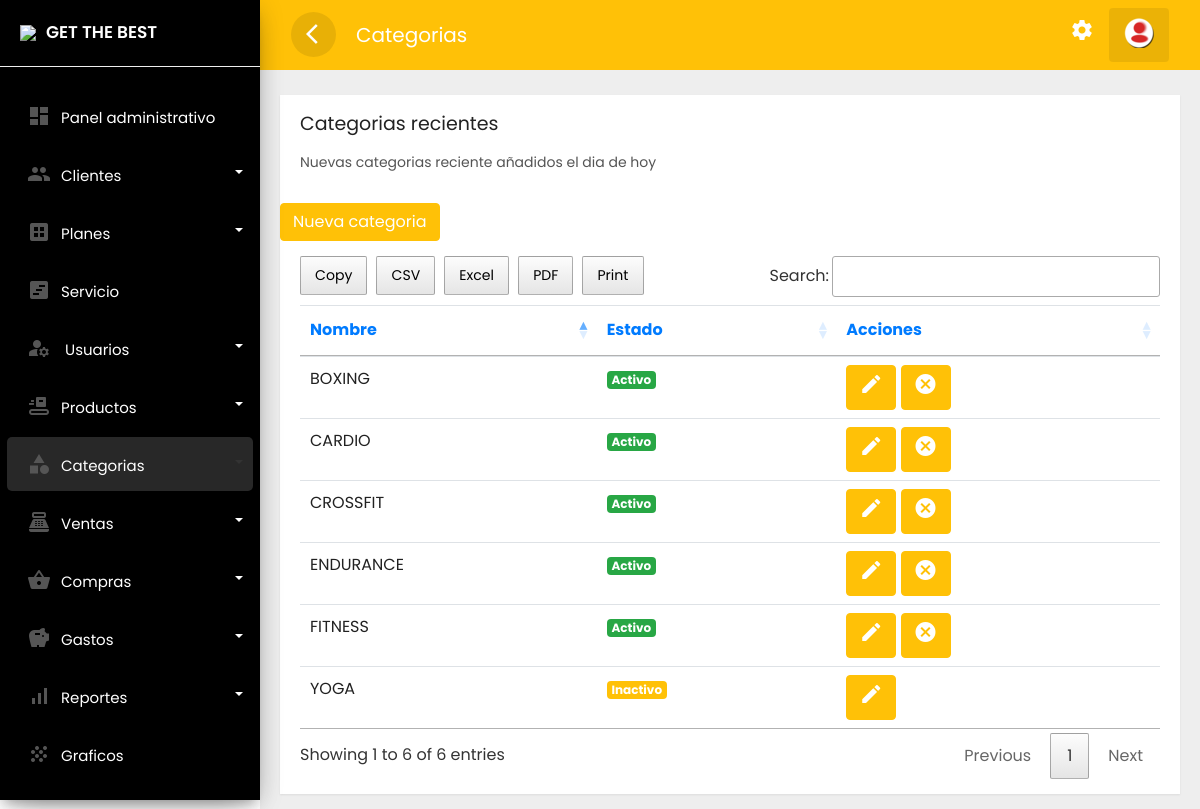
The app's page /frontend/categoria/mostrar.php (signed in) with its own data.
### tables this page shows
CREATE TABLE `categoria` (
  `idcate` int(11) NOT NULL,
  `nomca` text NOT NULL,
  `estado` varchar(15) NOT NULL,
  `fere` timestamp NOT NULL DEFAULT current_timestamp()
);

### frontend/categoria/mostrar.php (the view, shortened to what this page needs)
<?php if(isset($_SESSION['id'])) { ?>
<!doctype html>
<html lang="es">
  <head>
        <link rel="stylesheet" href="../../backend/css/bootstrap.min.css">
        <link rel="stylesheet" href="../../backend/css/custom.css">
        <link rel="stylesheet" href="../../backend/css/loader.css">
    <link rel="stylesheet" type="text/css" href="../../backend/css/datatable.css">
    <link rel="stylesheet" type="text/css" href="../../backend/css/buttonsdataTables.css">
    <link rel="stylesheet" type="text/css" href="../../backend/css/font.css">
  </head>
  <body>
<div class="wrapper">
        <nav id="sidebar">
            <div class="sidebar-header">
                <h3><img src="../../backend/img/favicon.png" class="img-fluid"/><span>GET THE BEST</span></h3>
            </div>
            <ul class="list-unstyled components">
               <li  class="">
                    <a href="../administrador/escritorio.php" class="dashboard"><i class="material-icons">dashboard</i><span>Panel administrativo</span></a>
                </li>
                <li class="dropdown">
                    <a href="#homeSubmenu1" data-toggle="collapse" aria-expanded="false" class="dropdown-toggle">
                         <i class="material-icons">group</i><span>Clientes</span></a>
                </li>
                <li class="dropdown">
                    <a href="#pageSubmenu2" data-toggle="collapse" aria-expanded="false" class="dropdown-toggle">
                         <i class="material-icons">dataset</i><span>Planes</span></a>
                </li>
                <li class="">
                    <a href="../servicio/mostrar.php"><i class="material-icons">view_timeline</i><span>Servicio</span></a>
                </li>
                     <li class="dropdown">
                    <a href="#pageSubmenu3" data-toggle="collapse" aria-expanded="false" class="dropdown-toggle">
                         <i class="material-icons">manage_accounts</i>
                         <span>Usuarios</span></a>
                </li>
                      <li class="dropdown">
                    <a href="#pageSubmenu4" data-toggle="collapse" aria-expanded="false" class="dropdown-toggle">
                         <i class="material-icons">conveyor_belt</i><span>Productos</span></a>
                </li>
                    <li class="dropdown active">
                    <a href="#pageSubmenu5" data-toggle="collapse" aria-expanded="false" class="dropdown-toggle">
                         <i class="material-icons">category</i><span>Categorias</span></a>
                </li>
                  <li class="dropdown">
                    <a href="#pageSubmenu6" data-toggle="collapse" aria-expanded="false" class="dropdown-toggle">
                         <i class="material-icons">point_of_sale</i><span>Ventas</span></a>
                </li>
                 <li class="dropdown">
                    <a href="#pageSubmenu09" data-toggle="collapse" aria-expanded="false" class="dropdown-toggle">
                         <i class="material-icons">shopping_basket</i><span>Compras</span></a>
                </li>
                <li class="dropdown">
                    <a href="#pageSubmenu010" data-toggle="collapse" aria-expanded="false" class="dropdown-toggle">
                         <i class="material-icons">savings</i><span>Gastos</span></a>
                </li>
                    <li class="dropdown">
                    <a href="#pageSubmenu7" data-toggle="collapse" aria-expanded="false" class="dropdown-toggle">
                         <i class="material-icons">signal_cellular_alt</i><span>Reportes</span></a>
                </li>
                 <li class="">
                    <a href="../graficos/mostrar.php"><i class="material-icons">grain</i><span>Graficos</span></a>
                </li>
               <li class="">
                    <a href="../cuenta/configuracion.php"><i class="material-icons">settings</i><span>Configuracion</span></a>
                </li>
            </ul>
        </nav>
        <div id="content">
          <div class="top-navbar">
            <nav class="navbar navbar-expand-lg">
                <div class="container-fluid">
                    <button type="button" id="sidebarCollapse" class="d-xl-block d-lg-block d-md-mone d-none">
                        <span class="material-icons">arrow_back_ios</span>
                    </button>
                         <a class="navbar-brand" href="#"> Categorias </a>
                    <div class="collapse navbar-collapse d-lg-block d-xl-block d-sm-none d-md-none d-none" id="navbarSupportedContent">
                        <ul class="nav navbar-nav ml-auto">
                         <li class="nav-item">
                                <a class="nav-link" href="../cuenta/configuracion.php">
                                        <span class="material-icons">settings</span>
                                        </a>
                            </li>
                            <li class="dropdown nav-item active">
                                <a href="#" class="nav-link" data-toggle="dropdown">
                                   <img src="../../backend/img/reere.png" >
                               </a>
                            </li>
                        </ul>
                    </div>
                </div>
            </nav>
         </div>
               <div class="main-content">
                         <div class="row ">
                        <div class="col-lg-12 col-md-12">
                            <div class="card" style="min-height: 485px">
                                <div class="card-header card-header-text">
                                    <h4 class="card-title">Categorias recientes</h4>
                                    <p class="category">Nuevas categorias reciente añadidos el dia de hoy</p>
                                </div>
                                <br>
                                <a href="../categoria/nuevo.php" class="btn btn-danger text-white"
                            >Nueva categoria</a>
                            <br>
                                <div class="card-content table-responsive">
                                    <?php
                               require '../../backend/bd/ctconex.php';
 $sentencia = $connect->prepare("SELECT * FROM categoria order BY idcate DESC;");
 $sentencia->execute();
$data =  array();
if($sentencia){
  while($r = $sentencia->fetchObject()){
    $data[] = $r;
  }
}
   ?>
   <?php if(count($data)>0):?>
                                    <table class="table table-hover" id="example">
                                        <thead class="text-primary">
                                            <tr>
                                            <th>Nombre</th>
                                            <th>Estado</th>
                                            <th>Acciones</th>
                                        </tr></thead>
                                        <tbody>
                                            <?php foreach($data as $g):?>
                                            <tr>
                                                <td><?php echo  $g->nomca; ?></td>
                                                <td><?php    if($g->estado =='Activo')  { ?>
    <span class="badge badge-success">Activo</span>
               <?php  }   else {?>
    <span class="badge badge-danger">Inactivo</span>
     <?php  } ?> </td>
                                                <td>
        <?php    if($g->estado =='Activo')  { ?>
    <a class="btn btn-warning text-white" href="../categoria/actualizar.php?id=<?php echo  $g->idcate; ?>"><i class='material-icons' data-toggle='tooltip' title='crear'>edit</i></a>
    <a class="btn btn-danger text-white" href="../categoria/eliminar.php?id=<?php echo  $g->idcate; ?>"><i class='material-icons' data-toggle='tooltip' title='crear'>cancel</i></a>
                <?php  }   else {?>
<a class="btn btn-warning text-white" href="../categoria/actualizar.php?id=<?php echo  $g->idcate; ?>"><i class='material-icons' data-toggle='tooltip' title='crear'>edit</i></a>
            <?php  } ?>
                                                </td>
                                            </tr>
                                            <?php endforeach; ?>
                                        </tbody>
                                    </table>
    <?php endif; ?>
                                </div>
                            </div>
                        </div>
                    </div>
                         </div>
        </div>
    </div>
  </body>
  </html>
<?php }else{
    header('Location: ../erro404.php');
 } ?>

### backend/css/custom.css (style rules this page uses)
body, html { line-height: 1.8; font-family: 'Poppins', sans-serif; color: #555e58; text-transform:none; text-rendering: optimizeLegibility !important; -webkit-font-smoothing: antialiased !important; font-weight: 400; margin:0px; padding:0px; }
h1, h2, h3, h4, h5, h6, .h1, .h2, .h3, .h4 { font-weight: 400; line-height: 1.5em; }
p { font-size: 15px; margin: 12px 0 0; line-height: 24px; }
a { color: #333; font-weight: 400; }
button { cursor:pointer; }
ul, ol { padding: 0; margin:0px; list-style: none; }
a, a:hover, a:focus { color: #333; text-decoration: none; transition: all 0.3s; }
.material-icons { font-family: 'Material Icons'; font-weight: normal; font-style: normal; font-size: 24px; display: inline-block; line-height: 1; text-transform: none; letter-spacing: normal; word-wrap: normal; white-space: nowrap; direction: ltr; -webkit-font-smoothing: antialiased; text-rendering: optimizeLegibility; -moz-osx-font-smoothing: grayscale; font-feature-settings: 'liga'; }
.wrapper { position: relative; width:100%; overflow:auto; }
#sidebar { position:fixed; height:100vh!important; top: 0; bottom: 0; left: 0; z-index:11; width: 260px; overflow:auto; transition:all 0.3s ; background: black; box-shadow: 0 10px 30px -12px rgb(0 0 0 / 42%), 0 4px 25px 0px rgb(0 0 0 / 12%), 0 8px 10px -5px rgb(0 0 0 / 20%); }
#sidebar .sidebar-header { padding:20px; background-color:black; border-bottom:1px solid #eee; }
.sidebar-header h3 { color:white; font-size:17px; margin:0px; text-transform:none; transition:all 0.5s ease; font-weight:600; }
.sidebar-header h3 img { width:45px; margin-right:10px; }
#sidebar ul li { padding:2px 7px; }
#sidebar ul li.active>a { color: #333; background-color: rgba(200, 200, 200, 0.2); }
.dropdown-toggle::after { position: absolute; right: 10px; top: 23px; }
#sidebar ul.components { padding: 20px 0; }
#sidebar ul li a { padding: 10px; line-height: 30px; border-radius:5px; font-size: 15px; position:relative; font-weight: 400; display: block; color: white; }
#sidebar ul li a span { text-transform:none; display:inline-block; color: white; }
#sidebar ul li a i { position: relative; margin-right: 10px; top: 5px; color: #555555; margin-left: 10px; }
#content { position: relative; transition: all 0.3s; background-color: #EEEEEE; }
.top-navbar { width:100%; z-index:9; position:relative; }
.main-content { padding:10px 20px 0px 20px; position: relative; width: 100%; }
.navbar { background-color: #ffc107; color: #FFFFFF; }
.navbar-brand { color: #FFFFFF; }
.navbar button { background-color:transparent; border:none; }
.navbar button span { color:#fff; }
#sidebarCollapse { border-radius:50%; width:45px; height:45px; text-align:center; line-height:45px; margin-right:20px; border:none; color: #FFFFFF; background-color: rgba(0, 0, 0, 0.09); }
#sidebarCollapse span { margin: 9px; padding: 0px; }
.navbar-nav > li.active { color: #FFFFFF; border-radius:4px; background-color: rgba(0, 0, 0, 0.08); }
.navbar-nav > li > a { color: #FFFFFF; }
.navbar-nav li a { position: relative; display: block; padding: 10px 15px!important; }
.card { margin: 10px 0; }
.card { border-radius: 0px!important; }
.card { display: inline-block; position: relative; border:none!important; width: 100%; margin:15px 0; box-shadow: 0 1px 2px rgb(0 0 0 / 8%); border-radius: 6px; color: rgba(0,0,0, 0.87); background: #fff; }
.card .card-header { padding: 15px 20px 0; z-index: 3; background-color:#fff!important; border-bottom:none; }
.card .card-content { padding: 15px 20px; position: relative; }
.card .category:not([class*="text-"]) { color: #555555; font-size: 14px; font-weight: 400; }
.card .card-title:not(.card-calendar .card-title) { margin-top: 0; margin-bottom: 5px; }
.card .card-header-text h4 { margin-top: 0; margin-bottom: 3px; font-size:19px; font-weight: 400; color: #222222; text-decoration: none; }
.table > thead > tr > th { border-bottom-width: 1px; font-size: 16px; font-weight: 400; }
@media only screen and (min-width:992px) { #content { width: calc(100% - 260px); position: relative; float: right; transition: all 0.3s; background-color: #EEEEEE; } }

### records on screen
categoria: nomca "CARDIO", estado "Activo"
categoria: nomca "YOGA", estado "Inactivo"
categoria: nomca "ENDURANCE", estado "Activo"
categoria: nomca "BOXING", estado "Activo"
categoria: nomca "CROSSFIT", estado "Activo"
categoria: nomca "FITNESS", estado "Activo"
